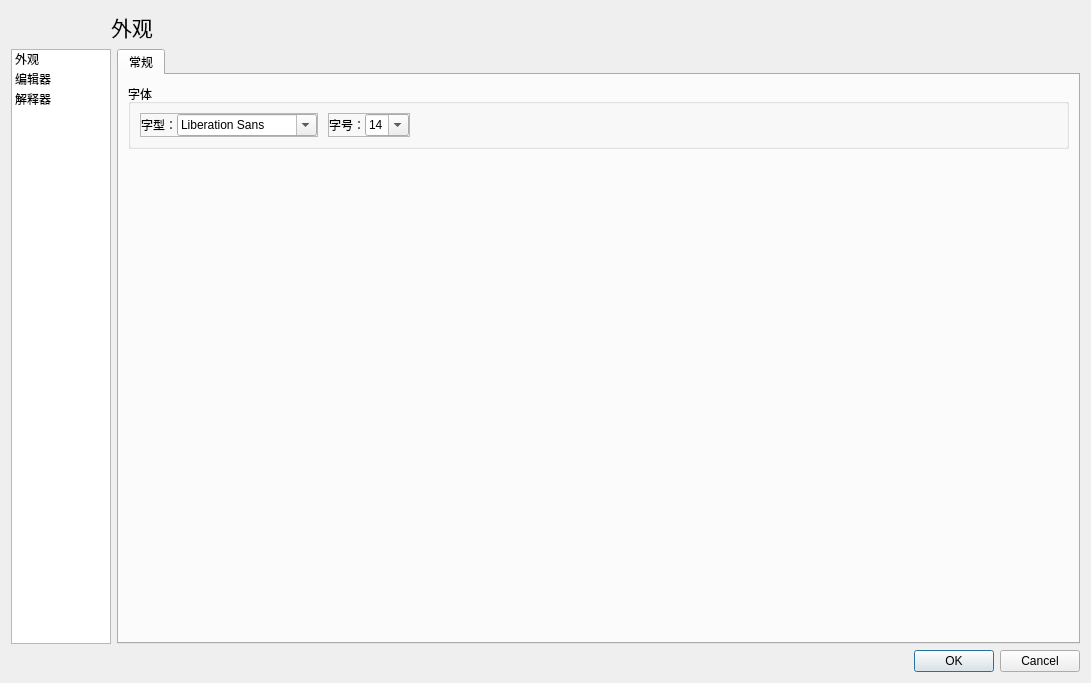
<?xml version="1.0" encoding="UTF-8"?>
<ui version="4.0">
 <class>SettingDialog</class>
 <widget class="QDialog" name="SettingDialog">
  <property name="geometry">
   <rect>
    <x>0</x>
    <y>0</y>
    <width>1091</width>
    <height>683</height>
   </rect>
  </property>
  <property name="windowTitle">
   <string>Dialog</string>
  </property>
  <layout class="QVBoxLayout" name="verticalLayout_2">
   <item>
    <layout class="QVBoxLayout" name="verticalLayout">
     <item>
      <layout class="QHBoxLayout" name="horizontalLayout_5">
       <item>
        <spacer name="horizontalSpacer_3">
         <property name="orientation">
          <enum>Qt::Horizontal</enum>
         </property>
         <property name="sizeType">
          <enum>QSizePolicy::Maximum</enum>
         </property>
         <property name="sizeHint" stdset="0">
          <size>
           <width>100</width>
           <height>20</height>
          </size>
         </property>
        </spacer>
       </item>
       <item>
        <widget class="QLabel" name="label_3">
         <property name="font">
          <font>
           <family>Arial</family>
           <pointsize>16</pointsize>
          </font>
         </property>
         <property name="text">
          <string>外观</string>
         </property>
        </widget>
       </item>
      </layout>
     </item>
     <item>
      <layout class="QHBoxLayout" name="horizontalLayout">
       <item>
        <widget class="QListWidget" name="listWidget">
         <property name="sizePolicy">
          <sizepolicy hsizetype="Fixed" vsizetype="Expanding">
           <horstretch>0</horstretch>
           <verstretch>0</verstretch>
          </sizepolicy>
         </property>
         <property name="maximumSize">
          <size>
           <width>100</width>
           <height>16777215</height>
          </size>
         </property>
         <property name="frameShadow">
          <enum>QFrame::Sunken</enum>
         </property>
         <property name="movement">
          <enum>QListView::Static</enum>
         </property>
         <property name="flow">
          <enum>QListView::TopToBottom</enum>
         </property>
         <property name="layoutMode">
          <enum>QListView::SinglePass</enum>
         </property>
         <property name="gridSize">
          <size>
           <width>0</width>
           <height>20</height>
          </size>
         </property>
         <property name="itemAlignment">
          <set>Qt::AlignCenter</set>
         </property>
         <item>
          <property name="text">
           <string>外观</string>
          </property>
          <property name="textAlignment">
           <set>AlignLeading|AlignVCenter</set>
          </property>
         </item>
         <item>
          <property name="text">
           <string>编辑器</string>
          </property>
          <property name="textAlignment">
           <set>AlignLeading|AlignVCenter</set>
          </property>
         </item>
         <item>
          <property name="text">
           <string>解释器</string>
          </property>
          <property name="textAlignment">
           <set>AlignLeading|AlignVCenter</set>
          </property>
         </item>
        </widget>
       </item>
       <item>
        <widget class="QStackedWidget" name="stackedWidget">
         <property name="currentIndex">
          <number>0</number>
         </property>
         <widget class="QWidget" name="page_1">
          <layout class="QVBoxLayout" name="verticalLayout_3">
           <property name="spacing">
            <number>0</number>
           </property>
           <property name="leftMargin">
            <number>0</number>
           </property>
           <property name="topMargin">
            <number>0</number>
           </property>
           <property name="rightMargin">
            <number>0</number>
           </property>
           <property name="bottomMargin">
            <number>0</number>
           </property>
           <item>
            <widget class="QTabWidget" name="tabWidget">
             <property name="tabPosition">
              <enum>QTabWidget::North</enum>
             </property>
             <property name="tabShape">
              <enum>QTabWidget::Rounded</enum>
             </property>
             <property name="currentIndex">
              <number>0</number>
             </property>
             <widget class="QWidget" name="general">
              <property name="layoutDirection">
               <enum>Qt::LeftToRight</enum>
              </property>
              <attribute name="title">
               <string>常规</string>
              </attribute>
              <layout class="QVBoxLayout" name="verticalLayout_4">
               <item>
                <widget class="QGroupBox" name="fontGroupBox">
                 <property name="title">
                  <string>字体</string>
                 </property>
                 <layout class="QVBoxLayout" name="verticalLayout_5">
                  <item>
                   <layout class="QHBoxLayout" name="fontHLayout_1">
                    <property name="spacing">
                     <number>0</number>
                    </property>
                    <item>
                     <widget class="QFrame" name="frame">
                      <property name="sizePolicy">
                       <sizepolicy hsizetype="Preferred" vsizetype="Preferred">
                        <horstretch>0</horstretch>
                        <verstretch>0</verstretch>
                       </sizepolicy>
                      </property>
                      <property name="frameShape">
                       <enum>QFrame::StyledPanel</enum>
                      </property>
                      <property name="frameShadow">
                       <enum>QFrame::Raised</enum>
                      </property>
                      <layout class="QHBoxLayout" name="horizontalLayout_2">
                       <property name="spacing">
                        <number>0</number>
                       </property>
                       <property name="leftMargin">
                        <number>0</number>
                       </property>
                       <property name="topMargin">
                        <number>0</number>
                       </property>
                       <property name="rightMargin">
                        <number>0</number>
                       </property>
                       <property name="bottomMargin">
                        <number>0</number>
                       </property>
                       <item>
                        <widget class="QLabel" name="label">
                         <property name="sizePolicy">
                          <sizepolicy hsizetype="Fixed" vsizetype="Fixed">
                           <horstretch>0</horstretch>
                           <verstretch>0</verstretch>
                          </sizepolicy>
                         </property>
                         <property name="text">
                          <string>字型：</string>
                         </property>
                        </widget>
                       </item>
                       <item>
                        <widget class="QFontComboBox" name="fontComboBox">
                         <property name="sizePolicy">
                          <sizepolicy hsizetype="Fixed" vsizetype="Fixed">
                           <horstretch>0</horstretch>
                           <verstretch>0</verstretch>
                          </sizepolicy>
                         </property>
                         <property name="sizeAdjustPolicy">
                          <enum>QComboBox::AdjustToMinimumContentsLength</enum>
                         </property>
                        </widget>
                       </item>
                      </layout>
                     </widget>
                    </item>
                    <item>
                     <spacer name="horizontalSpacer_2">
                      <property name="orientation">
                       <enum>Qt::Horizontal</enum>
                      </property>
                      <property name="sizeType">
                       <enum>QSizePolicy::Maximum</enum>
                      </property>
                      <property name="sizeHint" stdset="0">
                       <size>
                        <width>10</width>
                        <height>20</height>
                       </size>
                      </property>
                     </spacer>
                    </item>
                    <item>
                     <widget class="QFrame" name="frame_2">
                      <property name="sizePolicy">
                       <sizepolicy hsizetype="Preferred" vsizetype="Preferred">
                        <horstretch>0</horstretch>
                        <verstretch>0</verstretch>
                       </sizepolicy>
                      </property>
                      <property name="frameShape">
                       <enum>QFrame::StyledPanel</enum>
                      </property>
                      <property name="frameShadow">
                       <enum>QFrame::Raised</enum>
                      </property>
                      <layout class="QHBoxLayout" name="horizontalLayout_3">
                       <property name="spacing">
                        <number>0</number>
                       </property>
                       <property name="leftMargin">
                        <number>0</number>
                       </property>
                       <property name="topMargin">
                        <number>0</number>
                       </property>
                       <property name="rightMargin">
                        <number>0</number>
                       </property>
                       <property name="bottomMargin">
                        <number>0</number>
                       </property>
                       <item>
                        <widget class="QLabel" name="label_2">
                         <property name="sizePolicy">
                          <sizepolicy hsizetype="Fixed" vsizetype="Fixed">
                           <horstretch>0</horstretch>
                           <verstretch>0</verstretch>
                          </sizepolicy>
                         </property>
                         <property name="text">
                          <string>字号：</string>
                         </property>
                        </widget>
                       </item>
                       <item>
                        <widget class="QComboBox" name="comboBox_2">
                         <property name="sizePolicy">
                          <sizepolicy hsizetype="Fixed" vsizetype="Fixed">
                           <horstretch>0</horstretch>
                           <verstretch>0</verstretch>
                          </sizepolicy>
                         </property>
                         <property name="inputMethodHints">
                          <set>Qt::ImhPreferNumbers</set>
                         </property>
                         <property name="editable">
                          <bool>true</bool>
                         </property>
                         <property name="currentIndex">
                          <number>4</number>
                         </property>
                         <item>
                          <property name="text">
                           <string>4</string>
                          </property>
                         </item>
                         <item>
                          <property name="text">
                           <string>8</string>
                          </property>
                         </item>
                         <item>
                          <property name="text">
                           <string>10</string>
                          </property>
                         </item>
                         <item>
                          <property name="text">
                           <string>12</string>
                          </property>
                         </item>
                         <item>
                          <property name="text">
                           <string>14</string>
                          </property>
                         </item>
                         <item>
                          <property name="text">
                           <string>16</string>
                          </property>
                         </item>
                         <item>
                          <property name="text">
                           <string>18</string>
                          </property>
                         </item>
                         <item>
                          <property name="text">
                           <string>20</string>
                          </property>
                         </item>
                         <item>
                          <property name="text">
                           <string>22</string>
                          </property>
                         </item>
                         <item>
                          <property name="text">
                           <string>24</string>
                          </property>
                         </item>
                         <item>
                          <property name="text">
                           <string>26</string>
                          </property>
                         </item>
                         <item>
                          <property name="text">
                           <string>28</string>
                          </property>
                         </item>
                         <item>
                          <property name="text">
                           <string>30</string>
                          </property>
                         </item>
                         <item>
                          <property name="text">
                           <string>32</string>
                          </property>
                         </item>
                         <item>
                          <property name="text">
                           <string>34</string>
                          </property>
                         </item>
                        </widget>
                       </item>
                      </layout>
                     </widget>
                    </item>
                    <item>
                     <spacer name="horizontalSpacer">
                      <property name="orientation">
                       <enum>Qt::Horizontal</enum>
                      </property>
                      <property name="sizeType">
                       <enum>QSizePolicy::Expanding</enum>
                      </property>
                      <property name="sizeHint" stdset="0">
                       <size>
                        <width>40</width>
                        <height>20</height>
                       </size>
                      </property>
                     </spacer>
                    </item>
                   </layout>
                  </item>
                 </layout>
                </widget>
               </item>
               <item>
                <spacer name="verticalSpacer">
                 <property name="orientation">
                  <enum>Qt::Vertical</enum>
                 </property>
                 <property name="sizeType">
                  <enum>QSizePolicy::MinimumExpanding</enum>
                 </property>
                 <property name="sizeHint" stdset="0">
                  <size>
                   <width>20</width>
                   <height>40</height>
                  </size>
                 </property>
                </spacer>
               </item>
              </layout>
             </widget>
            </widget>
           </item>
          </layout>
         </widget>
         <widget class="QWidget" name="page_2"/>
         <widget class="QWidget" name="page_3"/>
        </widget>
       </item>
      </layout>
     </item>
     <item>
      <widget class="QDialogButtonBox" name="buttonBox">
       <property name="orientation">
        <enum>Qt::Horizontal</enum>
       </property>
       <property name="standardButtons">
        <set>QDialogButtonBox::Cancel|QDialogButtonBox::Ok</set>
       </property>
      </widget>
     </item>
    </layout>
   </item>
  </layout>
 </widget>
 <resources/>
 <connections>
  <connection>
   <sender>buttonBox</sender>
   <signal>accepted()</signal>
   <receiver>SettingDialog</receiver>
   <slot>accept()</slot>
   <hints>
    <hint type="sourcelabel">
     <x>248</x>
     <y>254</y>
    </hint>
    <hint type="destinationlabel">
     <x>157</x>
     <y>274</y>
    </hint>
   </hints>
  </connection>
  <connection>
   <sender>buttonBox</sender>
   <signal>rejected()</signal>
   <receiver>SettingDialog</receiver>
   <slot>reject()</slot>
   <hints>
    <hint type="sourcelabel">
     <x>316</x>
     <y>260</y>
    </hint>
    <hint type="destinationlabel">
     <x>286</x>
     <y>274</y>
    </hint>
   </hints>
  </connection>
 </connections>
</ui>
